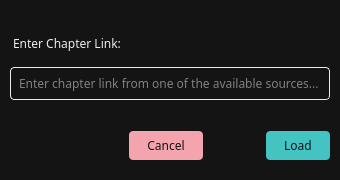
<?xml version="1.0" encoding="UTF-8"?>
<ui version="4.0">
 <class>ChapterLinkDialog</class>
 <widget class="QDialog" name="ChapterLinkDialog">
  <property name="geometry">
   <rect>
    <x>0</x>
    <y>0</y>
    <width>340</width>
    <height>180</height>
   </rect>
  </property>
  <property name="windowTitle">
   <string>Chapter Link</string>
  </property>
  <property name="windowIcon">
   <iconset resource="../tensura.qrc">
    <normaloff>:/icons/assets/icons/bg-icon.png</normaloff>:/icons/assets/icons/bg-icon.png</iconset>
  </property>
  <property name="styleSheet">
   <string notr="true">border-radius: 6px;
background-color: rgb(20, 20, 20);</string>
  </property>
  <property name="modal">
   <bool>true</bool>
  </property>
  <layout class="QVBoxLayout" name="verticalLayout_2">
   <property name="spacing">
    <number>0</number>
   </property>
   <property name="leftMargin">
    <number>4</number>
   </property>
   <property name="topMargin">
    <number>4</number>
   </property>
   <property name="rightMargin">
    <number>4</number>
   </property>
   <property name="bottomMargin">
    <number>4</number>
   </property>
   <item>
    <layout class="QVBoxLayout" name="verticalLayout">
     <item>
      <spacer name="verticalSpacer_2">
       <property name="orientation">
        <enum>Qt::Vertical</enum>
       </property>
       <property name="sizeHint" stdset="0">
        <size>
         <width>20</width>
         <height>40</height>
        </size>
       </property>
      </spacer>
     </item>
     <item>
      <spacer name="verticalSpacer_6">
       <property name="orientation">
        <enum>Qt::Vertical</enum>
       </property>
       <property name="sizeHint" stdset="0">
        <size>
         <width>20</width>
         <height>40</height>
        </size>
       </property>
      </spacer>
     </item>
     <item>
      <widget class="QLabel" name="label">
       <property name="font">
        <font>
         <family>DroidSansMono NF</family>
        </font>
       </property>
       <property name="styleSheet">
        <string notr="true">margin: 0 6px;
color: #ECECEC;
background-color: transparent;</string>
       </property>
       <property name="text">
        <string>Enter Chapter Link:</string>
       </property>
      </widget>
     </item>
     <item>
      <spacer name="verticalSpacer_4">
       <property name="orientation">
        <enum>Qt::Vertical</enum>
       </property>
       <property name="sizeHint" stdset="0">
        <size>
         <width>20</width>
         <height>40</height>
        </size>
       </property>
      </spacer>
     </item>
     <item>
      <widget class="QLineEdit" name="linkInput">
       <property name="font">
        <font>
         <family>Iosevka NF</family>
        </font>
       </property>
       <property name="toolTip">
        <string/>
       </property>
       <property name="styleSheet">
        <string notr="true">QLineEdit {
	padding: 6px;
	margin: 0 6px;
	color: #ECECEC;
	border: 0.5px solid #ECECEC;
	border-radius: 4px;
	background-color: transparent;
}</string>
       </property>
       <property name="inputMask">
        <string/>
       </property>
       <property name="text">
        <string/>
       </property>
       <property name="placeholderText">
        <string>Enter chapter link from one of the available sources...</string>
       </property>
      </widget>
     </item>
     <item>
      <spacer name="verticalSpacer_5">
       <property name="orientation">
        <enum>Qt::Vertical</enum>
       </property>
       <property name="sizeHint" stdset="0">
        <size>
         <width>20</width>
         <height>40</height>
        </size>
       </property>
      </spacer>
     </item>
     <item>
      <spacer name="verticalSpacer">
       <property name="orientation">
        <enum>Qt::Vertical</enum>
       </property>
       <property name="sizeHint" stdset="0">
        <size>
         <width>20</width>
         <height>40</height>
        </size>
       </property>
      </spacer>
     </item>
     <item>
      <layout class="QHBoxLayout" name="horizontalLayout">
       <item>
        <spacer name="horizontalSpacer">
         <property name="orientation">
          <enum>Qt::Horizontal</enum>
         </property>
         <property name="sizeHint" stdset="0">
          <size>
           <width>40</width>
           <height>20</height>
          </size>
         </property>
        </spacer>
       </item>
       <item>
        <spacer name="horizontalSpacer_3">
         <property name="orientation">
          <enum>Qt::Horizontal</enum>
         </property>
         <property name="sizeHint" stdset="0">
          <size>
           <width>40</width>
           <height>20</height>
          </size>
         </property>
        </spacer>
       </item>
       <item>
        <widget class="QPushButton" name="cancel_dialog_btn">
         <property name="font">
          <font>
           <family>DroidSansMono NF</family>
          </font>
         </property>
         <property name="toolTip">
          <string>Cancel</string>
         </property>
         <property name="styleSheet">
          <string notr="true">border-radius: 4px;
padding: 6px 18px;
background-color: rgb(244, 164, 173);
color: rgb(20, 20, 20);</string>
         </property>
         <property name="text">
          <string>Cancel</string>
         </property>
        </widget>
       </item>
       <item>
        <spacer name="horizontalSpacer_2">
         <property name="orientation">
          <enum>Qt::Horizontal</enum>
         </property>
         <property name="sizeHint" stdset="0">
          <size>
           <width>40</width>
           <height>20</height>
          </size>
         </property>
        </spacer>
       </item>
       <item>
        <widget class="QPushButton" name="load_chapter_btn">
         <property name="font">
          <font>
           <family>DroidSansMono NF</family>
          </font>
         </property>
         <property name="toolTip">
          <string>Load Link Chapter</string>
         </property>
         <property name="statusTip">
          <string>Load Link Chapter</string>
         </property>
         <property name="styleSheet">
          <string notr="true">QPushButton {
	border-radius: 4px;
	padding: 6px 18px;
	margin-right: 6px;
	background-color: rgba(85, 255, 255, 190);
	color: rgb(20, 20, 20);
}

QPushButton:hover {
	background-color: rgb(85, 255, 255);
}</string>
         </property>
         <property name="text">
          <string>Load</string>
         </property>
         <property name="icon">
          <iconset resource="../tensura.qrc">
           <normaloff>:/icons/assets/icons/load.jpeg</normaloff>:/icons/assets/icons/load.jpeg</iconset>
         </property>
        </widget>
       </item>
      </layout>
     </item>
     <item>
      <spacer name="verticalSpacer_3">
       <property name="orientation">
        <enum>Qt::Vertical</enum>
       </property>
       <property name="sizeHint" stdset="0">
        <size>
         <width>20</width>
         <height>40</height>
        </size>
       </property>
      </spacer>
     </item>
    </layout>
   </item>
  </layout>
 </widget>
 <resources>
  <include location="../tensura.qrc"/>
 </resources>
 <connections/>
</ui>
